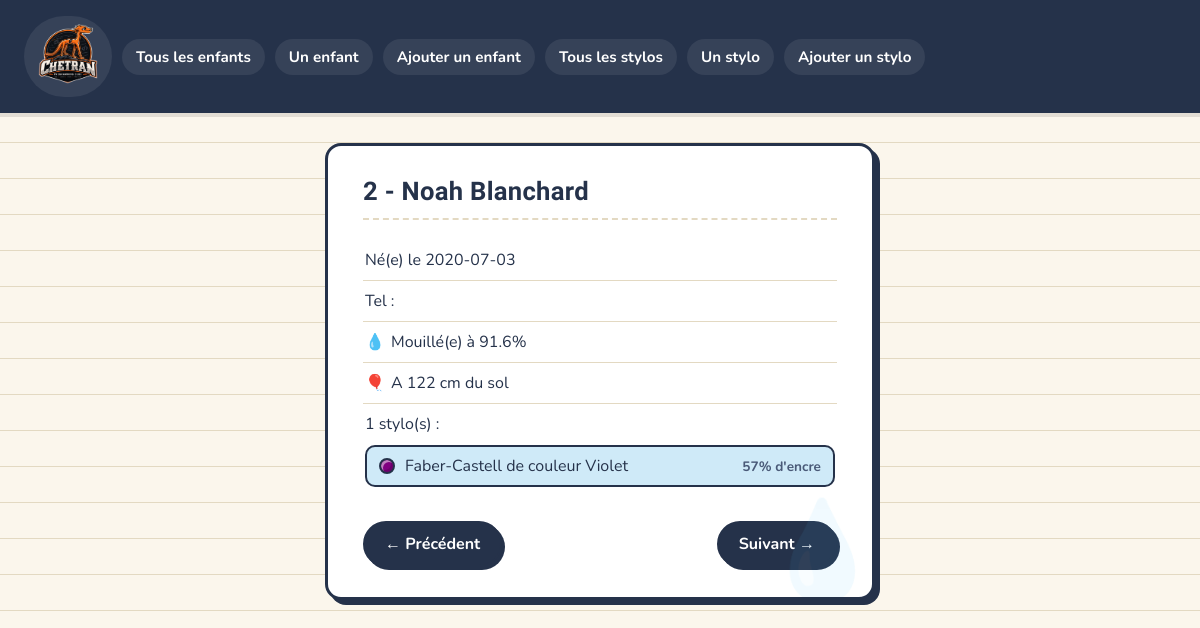
The app's page /php/index.php?enfant=2 with its own data.
### tables this page shows
CREATE TABLE Stylos (
    id INT AUTO_INCREMENT PRIMARY KEY,
    couleur VARCHAR(30) NOT NULL,
    marque VARCHAR(50) NOT NULL,
    niveau_encre INT DEFAULT 100,
    fonctionne BOOLEAN DEFAULT TRUE,
    id_enfant INT
);

CREATE TABLE Enfants (
    id INT AUTO_INCREMENT PRIMARY KEY,
    nom VARCHAR(50) NOT NULL,
    prenom VARCHAR(50) NOT NULL,
    num_tel VARCHAR(30),
    date_naissance DATE NOT NULL,
    distance_au_sol INT DEFAULT 50,
    taux_humidite FLOAT DEFAULT 0.7
);

### php/model/DAO.php (called while the page is built, shortened)
<?php
class DAO {
	public function __construct() {
		try {
			$this->pdo = new PDO('mysql:host=127.0.0.1;dbname=lesenfantsmouillesdustylo', 'bthouverez', '321654');
		} catch(Exception $e) {
			die('ERROR : '.$e->getMessage() );
		}
	}
}

### php/model/EnfantDAO.php (called while the page is built, shortened)
<?php
require_once('DAO.php');
require_once('Enfant.php');
require_once('Stylo.php');
class EnfantDAO extends DAO {
	public function hydrate(array $tabFromFetch) : Enfant {
		$e = new Enfant;
		$e->id = $tabFromFetch['id'];
		$e->nom = $tabFromFetch['nom'];
		$e->prenom = $tabFromFetch['prenom'];
		$e->num_tel = $tabFromFetch['num_tel'];
		$e->taux_humidite = $tabFromFetch['taux_humidite'];
		$e->date_naissance = $tabFromFetch['date_naissance'];
		$e->distance_au_sol = $tabFromFetch['distance_au_sol'];
		return $e;
	}
	public function getById(int $id) : Enfant {
		$sql = "SELECT e.id, nom, prenom, num_tel, date_naissance, distance_au_sol, taux_humidite, couleur, marque, niveau_encre, fonctionne
 FROM Enfants e LEFT JOIN Stylos s ON s.id_enfant = e.id WHERE e.id =  ?";
		$stmt = $this->pdo->prepare($sql);
		$stmt->execute([$id]);
		$tabEnfants = $stmt->fetchAll();
		$enfant = new Enfant();
		if($tabEnfants) {
			$enfant = $this->hydrate($tabEnfants[0]);
			foreach($tabEnfants as $tabEnfant) if($tabEnfant['marque']) {
				$s = new Stylo;
				$s->marque = $tabEnfant['marque'];
				$s->couleur = $tabEnfant['couleur'];
				$s->niveau_encre = $tabEnfant['niveau_encre'];
				$s->fonctionne = $tabEnfant['fonctionne'];
				$enfant->addStylo($s);
			}
		}
		return $enfant;
	}
}

### php/model/Enfant.php (called while the page is built, shortened)
<?php
class Enfant {
	private int    $id;
	private string $date_naissance;
	private ?string $num_tel;
	private string $nom;
	private string $prenom;
	private float  $taux_humidite;
	private int    $distance_au_sol;
	private array  $trousse;
	public function __construct() {
		$this->id = -1;
		$this->date_naissance = '';
		$this->num_tel = '';
		$this->nom = '';
		$this->prenom = '';
		$this->taux_humidite = 0;
		$this->distance_au_sol = 0;
		$this->trousse = [];
	}
	public function __get($attr) {
		switch($attr) {
			case 'id': 				return $this->id; 				break;
			case 'date_naissance': 		return $this->date_naissance; 		break;
			case 'num_tel': 			return $this->num_tel; 			break;
			case 'nom': 			return $this->nom; 				break;
			case 'prenom': 			return $this->prenom; 			break;
			case 'taux_humidite': 	return $this->taux_humidite; 	break;
			case 'distance_au_sol': 	return $this->distance_au_sol; 	break;
			case 'trousse': 		return $this->trousse; 			break;
		}
	}
	public function __set($attr, $val) {
		switch($attr) {
			case 'id': 				$this->id = $val; 			break;
			case 'date_naissance': 		$this->date_naissance = $val; 	break;
			case 'num_tel': 			$this->num_tel = $val; 		break;
			case 'nom': 			$this->nom = $val; 			break;
			case 'prenom': 			$this->prenom = $val; 		break;
			case 'taux_humidite': 	$this->taux_humidite = $val; break;
			case 'distance_au_sol': 	$this->distance_au_sol = $val;break;
		}
	}
	public function addStylo(Stylo $stylo) {
		$this->trousse[] = $stylo;
	}
}

### php/model/Stylo.php (called while the page is built, shortened)
<?php
class Stylo {
	private string $couleur;
	private string $marque;
	private int    $niveau_encre;
	public function __construct() {
		$this->couleur = '';
		$this->marque = '';
		$this->niveau_encre = 0;
	}
	public function __get($attr) {
		switch($attr) {
			case 'couleur': 		return $this->couleur; 			break;
			case 'marque': 			return $this->marque; 			break;
			case 'niveau_encre': 	return $this->niveau_encre; 	break;
		}
	}
	public function __set($attr, $val) {
		switch($attr) {
			case 'couleur': 		$this->couleur = $val; 		break;
			case 'marque': 			$this->marque = $val; 		break;
			case 'fonctionne': 		$this->fonctionne = $val; 	break;
			case 'niveau_encre': 	$this->niveau_encre = $val;	break;
		}
	}
	public function toHTMLColor(): string {
		switch($this->couleur) {
			case "Violet": 		return "purple";
		}
	}
}

### php/view/unEnfant.php (the view)
<section class="cardEnfant">
	<?php if($enfant->id > 0) { ?>
	<h1><?= $enfant->id ?> - <?= $enfant->prenom ?> <?= $enfant->nom ?></h1>
	<ul class="infos">
		<li>Né(e) le <?= $enfant->date_naissance ?></li>
		<li>Tel : <?= $enfant->num_tel ?></li>
		<li>Mouillé(e) à <?= $enfant->taux_humidite*100 ?>%</li>
		<li>A <?= $enfant->distance_au_sol ?> cm du sol</li>
		<li><?= count($enfant->trousse) ?> stylo(s) :
			<ul class="trousse">
			<?php foreach($enfant->trousse as $stylo) { ?>
				<li class="stylo">
					<span class="pastille" style="background: <?= $stylo->toHTMLColor() ?>;"></span>
					<?= $stylo->marque ?> de couleur <?= $stylo->couleur ?>
					<span class="niveau"><?= $stylo->niveau_encre ?>% d'encre</span>
				</li>
			<?php } ?>
			</ul>
		</li>
	</ul>
	<div class="nav">
		<a href="?enfant=<?= $enfant->id-1 ?>"><button>&larr; Précédent</button></a>
		<a href="?enfant=<?= $enfant->id+1 ?>"><button>Suivant &rarr;</button></a>
	</div>
<?php } else { ?>
	<p class="empty">Aucun enfant trouvé.</p>
<?php } ?>
</section>

### php/view/style.css (style rules this page uses)
:root { --paper: #FBF6EC; --paper-line: #E3D9C2; --ink: #25324A; --ink-soft: #4A5A78; --bic-red: #D64545; --bic-blue: #3D7DC9; --highlighter: #F2C94C; --felt-green: #4E9E6E; --sky: #CFEAF8; --radius: 16px; --shadow-hard: 5px 5px 0 var(--ink); }
* { box-sizing: border-box; }
html, body { margin: 0; min-height: 100%; }
body { font-family: "Nunito", "Segoe UI", Arial, sans-serif; color: var(--ink); background-color: var(--paper); background-image: linear-gradient(var(--paper-line) 1px, transparent 1px); background-size: 100% 36px; background-position: 0 70px; padding: 0 24px 60px; }
h1, h2, h3 { font-family: "Patrick Hand", "Segoe UI", cursive, sans-serif; color: var(--ink); letter-spacing: 0.3px; }
a { color: var(--bic-blue); text-decoration: none; }
nav { display: flex; flex-wrap: wrap; gap: 10px; align-items: center; background: var(--ink); margin: 0 -24px 30px; padding: 16px 24px; box-shadow: 0 4px 0 rgba(0, 0, 0, 0.1); position: sticky; top: 0; z-index: 10; }
nav a { color: #fff; background: rgba(255, 255, 255, 0.08); padding: 8px 14px; border-radius: 999px; font-weight: 700; font-size: 0.95em; transition: transform 0.15s ease, background 0.15s ease, color 0.15s ease; }
.cardEnfant, .cardStylo { position: relative; overflow: hidden; background: #fff; padding: 30px 35px; border: 3px solid var(--ink); border-radius: var(--radius); box-shadow: var(--shadow-hard); width: 550px; max-width: 100%; margin: 20px auto 40px; }
.cardEnfant::after, .cardStylo::after { position: absolute; right: -10px; bottom: -20px; font-size: 6em; opacity: 0.08; pointer-events: none; }
.cardEnfant::after { content: "💧"; }
.cardEnfant h1, .cardStylo h1 { margin: 0 0 20px; font-size: 1.6em; color: var(--ink); border-bottom: 2px dashed var(--paper-line); padding-bottom: 12px; }
.infos { list-style: none; padding: 0; margin: 0 0 20px; position: relative; z-index: 1; }
.infos > li { padding: 9px 2px; border-bottom: 1px solid var(--paper-line); }
.infos > li:last-child { border-bottom: none; }
.cardEnfant .infos > li:nth-child(3)::before { content: "💧"; display: inline-block; margin-right: 6px; animation: drop-wiggle 1.6s ease-in-out infinite; }
.cardEnfant .infos > li:nth-child(4)::before { content: "🎈"; display: inline-block; margin-right: 6px; animation: float-bob 2.4s ease-in-out infinite; }
.trousse, .proprietaire { list-style: none; padding: 0; margin: 10px 0 0; display: flex; flex-direction: column; gap: 8px; }
.stylo { display: flex; align-items: center; gap: 10px; padding: 8px 12px; background: var(--sky); border: 2px solid var(--ink); border-radius: 10px; transition: transform 0.15s ease; }
.pastille { display: inline-block; width: 16px; height: 16px; border-radius: 50%; border: 2px solid var(--ink); box-shadow: inset -2px -2px 0 rgba(0, 0, 0, 0.15), inset 2px 2px 0 rgba(255, 255, 255, 0.5); flex-shrink: 0; vertical-align: middle; }
.stylo .niveau { margin-left: auto; font-size: 0.85em; font-weight: 700; color: var(--ink-soft); }
.nav { display: flex; justify-content: space-between; margin-top: 25px; }
.nav a { text-decoration: none; }
button, .btn { padding: 10px 20px; border: 2px solid var(--ink); border-radius: 999px; background: var(--ink); color: #fff; font-family: inherit; font-weight: 700; font-size: 1em; cursor: pointer; box-shadow: 3px 3px 0 var(--ink); transition: transform 0.12s ease, box-shadow 0.12s ease; }

### records on screen
stylos: id_enfant "2", id_enfant.prenom "Noah", id_enfant.nom "Blanchard", id_enfant.date_naissance "2020-07-03", $enfant->taux_humidite*100 "91.6", id_enfant.distance_au_sol "122", marque "Faber-Castell", couleur "Violet", niveau_encre "57"

### other values on screen
count($enfant->trousse) "1"
